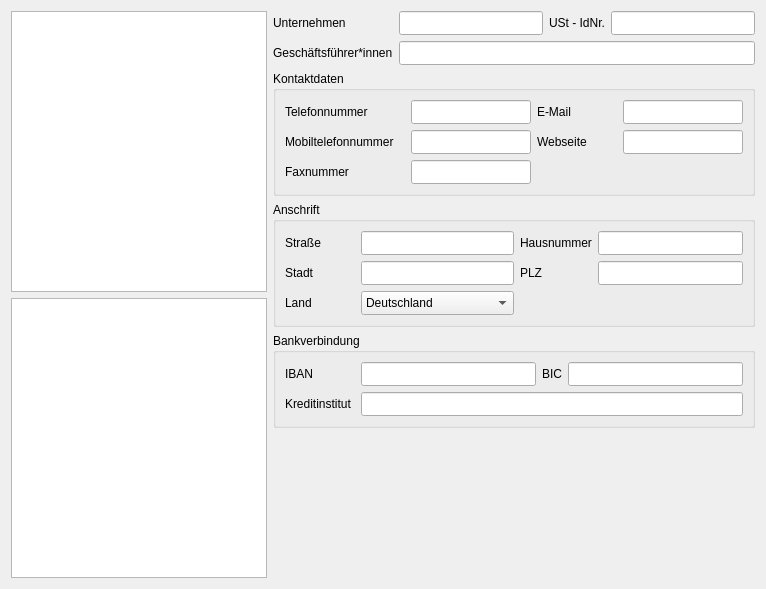
        <widget class="QWidget" name="tab_dienstleister">
         <attribute name="title">
          <string>Dienstleister</string>
         </attribute>
         <layout class="QHBoxLayout" name="layoutTabDienstleisterMain">
          <item>
           <layout class="QVBoxLayout" name="verticalLayout">
            <item>
             <widget class="QTableView" name="tv_dienstleister">
              <property name="editTriggers">
               <set>QAbstractItemView::EditTrigger::NoEditTriggers</set>
              </property>
              <property name="sortingEnabled">
               <bool>true</bool>
              </property>
             </widget>
            </item>
            <item>
             <widget class="QTableView" name="tv_detail_dienstleister">
              <property name="editTriggers">
               <set>QAbstractItemView::EditTrigger::NoEditTriggers</set>
              </property>
              <property name="sortingEnabled">
               <bool>true</bool>
              </property>
             </widget>
            </item>
           </layout>
          </item>
          <item>
           <layout class="QVBoxLayout" name="dienstleisterFormColumn">
            <item>
             <layout class="QGridLayout" name="dienstleisterForm">
              <item row="1" column="0">
               <widget class="QLabel" name="lbl_unternehmen">
                <property name="minimumSize">
                 <size>
                  <width>90</width>
                  <height>20</height>
                 </size>
                </property>
                <property name="text">
                 <string>Unternehmen</string>
                </property>
               </widget>
              </item>
              <item row="2" column="1" colspan="3">
               <widget class="QLineEdit" name="tv_dienstleister_CEOS">
                <property name="minimumSize">
                 <size>
                  <width>0</width>
                  <height>24</height>
                 </size>
                </property>
               </widget>
              </item>
              <item row="1" column="3">
               <widget class="QLineEdit" name="tv_dienstleister_UST_IDNR">
                <property name="minimumSize">
                 <size>
                  <width>0</width>
                  <height>24</height>
                 </size>
                </property>
               </widget>
              </item>
              <item row="4" column="0" colspan="4">
               <widget class="QGroupBox" name="groupBox_3">
                <property name="title">
                 <string>Anschrift</string>
                </property>
                <layout class="QGridLayout" name="gridDienstAnschrift">
                 <item row="2" column="0">
                  <widget class="QLabel" name="lbl_dienst_land">
                   <property name="minimumSize">
                    <size>
                     <width>70</width>
                     <height>20</height>
                    </size>
                   </property>
                   <property name="text">
                    <string>Land</string>
                   </property>
                  </widget>
                 </item>
                 <item row="0" column="3">
                  <widget class="QLabel" name="lbl_dienst_hn">
                   <property name="text">
                    <string>Hausnummer</string>
                   </property>
                  </widget>
                 </item>
                 <item row="0" column="2">
                  <widget class="QLineEdit" name="tv_dienstleister_STREET">
                   <property name="sizePolicy">
                    <sizepolicy hsizetype="Preferred" vsizetype="Fixed">
                     <horstretch>0</horstretch>
                     <verstretch>0</verstretch>
                    </sizepolicy>
                   </property>
                   <property name="minimumSize">
                    <size>
                     <width>100</width>
                     <height>24</height>
                    </size>
                   </property>
                  </widget>
                 </item>
                 <item row="1" column="0">
                  <widget class="QLabel" name="lbl_dienst_stadt">
                   <property name="text">
                    <string>Stadt</string>
                   </property>
                  </widget>
                 </item>
                 <item row="0" column="0">
                  <widget class="QLabel" name="lbl_dienst_strasse">
                   <property name="minimumSize">
                    <size>
                     <width>70</width>
                     <height>20</height>
                    </size>
                   </property>
                   <property name="text">
                    <string>Straße</string>
                   </property>
                  </widget>
                 </item>
                 <item row="2" column="2">
                  <widget class="QComboBox" name="tv_dienstleister_COUNTRY">
                   <property name="minimumSize">
                    <size>
                     <width>0</width>
                     <height>24</height>
                    </size>
                   </property>
                   <item>
                    <property name="text">
                     <string>Deutschland</string>
                    </property>
                   </item>
                   <item>
                    <property name="text">
                     <string>Österreich</string>
                    </property>
                   </item>
                   <item>
                    <property name="text">
                     <string>Schweiz</string>
                    </property>
                   </item>
                   <item>
                    <property name="text">
                     <string>Frankreich</string>
                    </property>
                   </item>
                   <item>
                    <property name="text">
                     <string>Vereinigtes Königreich</string>
                    </property>
                   </item>
                  </widget>
                 </item>
                 <item row="0" column="4">
                  <widget class="QLineEdit" name="tv_dienstleister_NUMBER">
                   <property name="sizePolicy">
                    <sizepolicy hsizetype="Expanding" vsizetype="Fixed">
                     <horstretch>0</horstretch>
                     <verstretch>0</verstretch>
                    </sizepolicy>
                   </property>
                   <property name="minimumSize">
                    <size>
                     <width>0</width>
                     <height>24</height>
                    </size>
                   </property>
                  </widget>
                 </item>
                 <item row="1" column="2">
                  <widget class="QLineEdit" name="tv_dienstleister_CITY">
                   <property name="minimumSize">
                    <size>
                     <width>0</width>
                     <height>24</height>
                    </size>
                   </property>
                  </widget>
                 </item>
                 <item row="1" column="3">
                  <widget class="QLabel" name="lbl_dienst_plz">
                   <property name="text">
                    <string>PLZ</string>
                   </property>
                  </widget>
                 </item>
                 <item row="1" column="4">
                  <widget class="QLineEdit" name="tv_dienstleister_PLZ">
                   <property name="sizePolicy">
                    <sizepolicy hsizetype="Preferred" vsizetype="Fixed">
                     <horstretch>0</horstretch>
                     <verstretch>0</verstretch>
                    </sizepolicy>
                   </property>
                   <property name="minimumSize">
                    <size>
                     <width>0</width>
                     <height>24</height>
                    </size>
                   </property>
                  </widget>
                 </item>
                </layout>
               </widget>
              </item>
              <item row="3" column="0" colspan="4">
               <widget class="QGroupBox" name="groupBox">
                <property name="title">
                 <string>Kontaktdaten</string>
                </property>
                <layout class="QGridLayout" name="gridKontakt">
                 <item row="0" column="0">
                  <widget class="QLabel" name="lbl_dienst_tel">
                   <property name="minimumSize">
                    <size>
                     <width>100</width>
                     <height>20</height>
                    </size>
                   </property>
                   <property name="text">
                    <string>Telefonnummer</string>
                   </property>
                  </widget>
                 </item>
                 <item row="0" column="1">
                  <widget class="QLineEdit" name="tv_dienstleister_TELNR">
                   <property name="minimumSize">
                    <size>
                     <width>120</width>
                     <height>24</height>
                    </size>
                   </property>
                  </widget>
                 </item>
                 <item row="0" column="2">
                  <widget class="QLabel" name="lbl_dienst_email">
                   <property name="minimumSize">
                    <size>
                     <width>80</width>
                     <height>20</height>
                    </size>
                   </property>
                   <property name="text">
                    <string>E-Mail</string>
                   </property>
                  </widget>
                 </item>
                 <item row="0" column="3">
                  <widget class="QLineEdit" name="tv_dienstleister_EMAIL">
                   <property name="minimumSize">
                    <size>
                     <width>120</width>
                     <height>24</height>
                    </size>
                   </property>
                  </widget>
                 </item>
                 <item row="1" column="0">
                  <widget class="QLabel" name="lbl_dienst_mob">
                   <property name="minimumSize">
                    <size>
                     <width>120</width>
                     <height>20</height>
                    </size>
                   </property>
                   <property name="text">
                    <string>Mobiltelefonnummer</string>
                   </property>
                  </widget>
                 </item>
                 <item row="1" column="1">
                  <widget class="QLineEdit" name="tv_dienstleister_MOBILTELNR">
                   <property name="minimumSize">
                    <size>
                     <width>120</width>
                     <height>24</height>
                    </size>
                   </property>
                  </widget>
                 </item>
                 <item row="1" column="2">
                  <widget class="QLabel" name="lbl_dienst_webseite">
                   <property name="minimumSize">
                    <size>
                     <width>70</width>
                     <height>20</height>
                    </size>
                   </property>
                   <property name="text">
                    <string>Webseite</string>
                   </property>
                  </widget>
                 </item>
                 <item row="1" column="3">
                  <widget class="QLineEdit" name="tv_dienstleister_WEBSITE">
                   <property name="minimumSize">
                    <size>
                     <width>120</width>
                     <height>24</height>
                    </size>
                   </property>
                  </widget>
                 </item>
                 <item row="2" column="0">
                  <widget class="QLabel" name="lbl_dienst_fax">
                   <property name="minimumSize">
                    <size>
                     <width>70</width>
                     <height>20</height>
                    </size>
                   </property>
                   <property name="text">
                    <string>Faxnummer</string>
                   </property>
                  </widget>
                 </item>
                 <item row="2" column="1">
                  <widget class="QLineEdit" name="tv_dienstleister_FAXNR">
                   <property name="minimumSize">
                    <size>
                     <width>120</width>
                     <height>24</height>
                    </size>
                   </property>
                  </widget>
                 </item>
                </layout>
               </widget>
              </item>
              <item row="1" column="2">
               <widget class="QLabel" name="lbl_ustidnr">
                <property name="text">
                 <string>USt - IdNr.</string>
                </property>
               </widget>
              </item>
              <item row="1" column="1">
               <widget class="QLineEdit" name="tv_dienstleister_PROVIDER_NAME">
                <property name="minimumSize">
                 <size>
                  <width>0</width>
                  <height>24</height>
                 </size>
                </property>
               </widget>
              </item>
              <item row="2" column="0">
               <widget class="QLabel" name="lbl_dienst_ceo">
                <property name="text">
                 <string>Geschäftsführer*innen</string>
                </property>
               </widget>
              </item>
              <item row="5" column="0" colspan="4">
               <widget class="QGroupBox" name="groupBox_4">
                <property name="title">
                 <string>Bankverbindung</string>
                </property>
                <layout class="QGridLayout" name="gridDienstAnschrift_2">
                 <item row="0" column="3">
                  <widget class="QLabel" name="lbl_dienst_bic">
                   <property name="text">
                    <string>BIC</string>
                   </property>
                  </widget>
                 </item>
                 <item row="0" column="0">
                  <widget class="QLabel" name="lbl_dienst_iban">
                   <property name="minimumSize">
                    <size>
                     <width>70</width>
                     <height>20</height>
                    </size>
                   </property>
                   <property name="text">
                    <string>IBAN</string>
                   </property>
                  </widget>
                 </item>
                 <item row="1" column="0">
                  <widget class="QLabel" name="lbl_dienst_bank">
                   <property name="text">
                    <string>Kreditinstitut</string>
                   </property>
                  </widget>
                 </item>
                 <item row="0" column="2">
                  <widget class="QLineEdit" name="tv_dienstleister_IBAN">
                   <property name="minimumSize">
                    <size>
                     <width>100</width>
                     <height>24</height>
                    </size>
                   </property>
                  </widget>
                 </item>
                 <item row="0" column="4">
                  <widget class="QLineEdit" name="tv_dienstleister_BIC">
                   <property name="minimumSize">
                    <size>
                     <width>0</width>
                     <height>24</height>
                    </size>
                   </property>
                  </widget>
                 </item>
                 <item row="1" column="2" colspan="3">
                  <widget class="QLineEdit" name="tv_dienstleister_BANK_NAME">
                   <property name="minimumSize">
                    <size>
                     <width>0</width>
                     <height>24</height>
                    </size>
                   </property>
                  </widget>
                 </item>
                </layout>
               </widget>
              </item>
             </layout>
            </item>
            <item>
             <spacer name="verticalSpacer">
              <property name="orientation">
               <enum>Qt::Orientation::Vertical</enum>
              </property>
              <property name="sizeType">
               <enum>QSizePolicy::Policy::Fixed</enum>
              </property>
              <property name="sizeHint" stdset="0">
               <size>
                <width>10</width>
                <height>150</height>
               </size>
              </property>
             </spacer>
            </item>
           </layout>
          </item>
         </layout>
        </widget>
